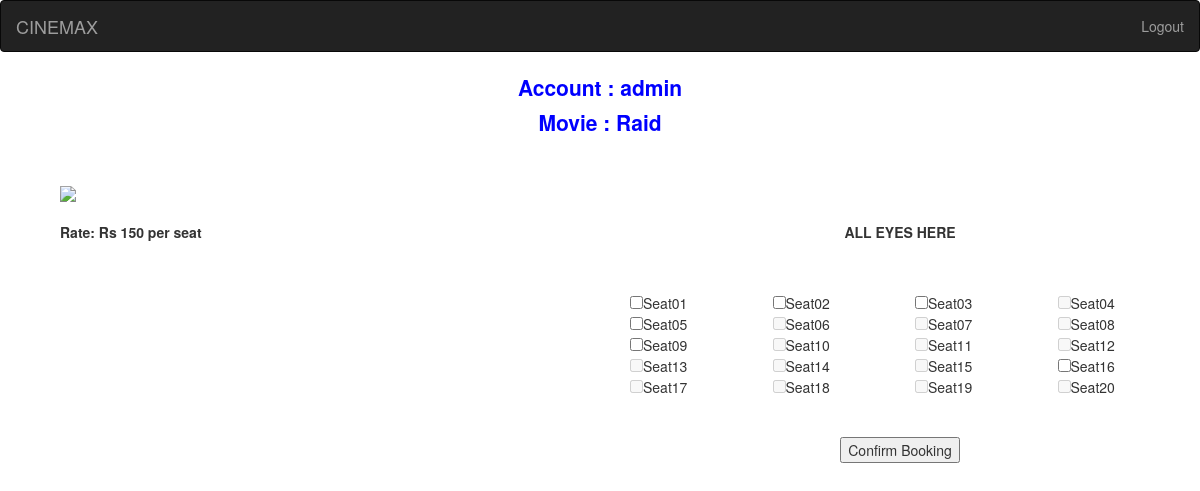
Before: /movies/8 (signed in) with the older database file.
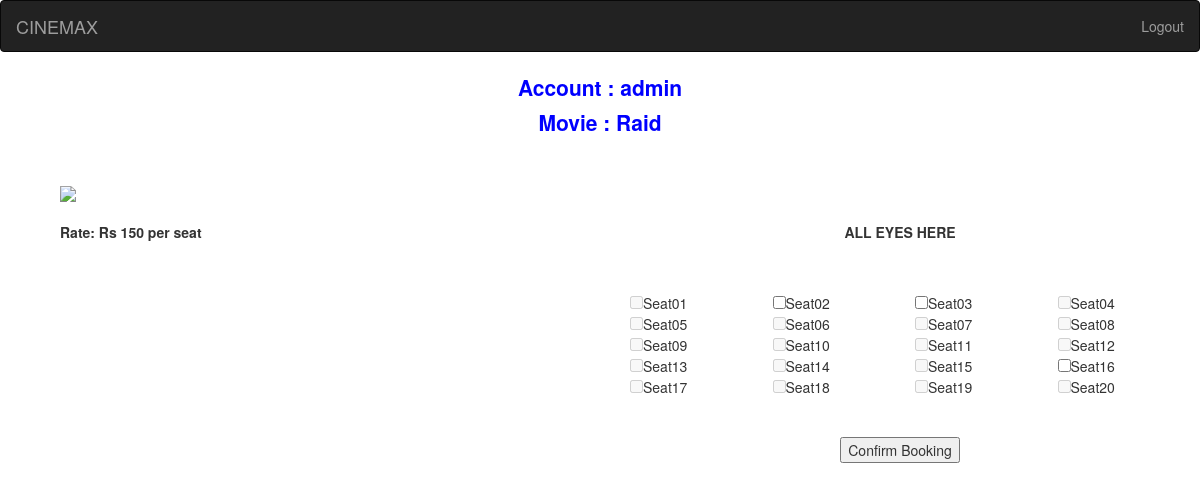
After: the same page with the newer database file.
### movies/models.py (models this page shows, shortened)
class Movie(models.Model):
    movieName = models.CharField(max_length=30)
    moviePoster = models.CharField(max_length=10000)
    def __str__(self):
        return self.movieName

class Seat(models.Model):
    movie = models.ForeignKey(Movie, on_delete=models.CASCADE)
    seatNo = models.CharField(max_length=6)
    reserved = models.BooleanField(default=False)

### movies/views.py (the view)
# urls.py: url(r'^(?P<smovie>[0-9]+)$', views.selected_movie, name='selected_Movie'),
def selected_movie(request, smovie):
    movie = get_object_or_404(Movie, pk=smovie)
    if request.user.is_authenticated:
        return render(request, 'movies/movieselected.html', {'movie': movie})
    else:
        raise Http404("Please Log In To Access the Site.")

### movies/templates/movies/movieselected.html (shortened to what this page needs)
{% extends 'layout.html' %}
{% block content %}
<div class="row" align="center" style="font-size: 150%">
    <label style="color:blue;text-align:center">
        Movie : {{ movie }}
    </label>
    <br>
</div>
<div class="container">
    <div class="col-sm-6"><br><br>
        <img src="{{ movie.moviePoster }}">
        <br><br>
        <p><strong>Rate: Rs 150 per seat</strong></p>
    </div>
    {% if movie.seat_set.all.count == 0 %}
    <div class="col-sm-6" style="text-alignment:center">
        <br><br><br><br>
        <p style="font-size: 30px;"><strong>COMING SOON !!</strong></p>
    </div>
    {% else %}
    <div class="col-sm-6">
        <div class="row" style="text-align:center">
            <br><br><br><br>
            <p><strong>ALL EYES HERE</strong></p>
        </div>
        <br><br>
        <form action="{% url 'movies:reserved_seats' movie.pk %}" method="post">
            <div class="row">
                {% for i in movie.seat_set.all %}
                <div class="col-sm-3">
                    {% if i.reserved %}
                    <input type="checkbox" name="reserved_seats" value="{{ i.pk }}" disabled>{{ i.seatNo }}
                    {% else %}
                    <input type="checkbox" name="reserved_seats" value="{{ i.pk }}">{{ i.seatNo }}
                    {% endif %}
                </div>
                {% endfor %}
            </div>
            <br><br>
            <div class="row" style="text-align:center">
                <input type="submit" value="Confirm Booking">
            </div>
        </form>
    </div>
    {% endif %}
</div>
{% endblock %}

### movies/templates/layout.html (shortened to what this page needs)
<!DOCTYPE html>
<html lang="en">
<head>
    <link rel="stylesheet" href="http://maxcdn.bootstrapcdn.com/bootstrap/3.3.4/css/bootstrap.min.css">
</head>
<body>
    <nav class="navbar navbar-inverse">
        <div class="container-fluid">
            <div class="navbar-header">
                <a href="#" class="navbar-brand" >CINEMAX</a>
            </div>
            <div>
                <ul class="nav navbar-nav navbar-right">
                    <li><a href="/home/logout">Logout</a></li>
                </ul>
            </div>
        </div>
    </nav>
    <div class="container">
        <div class="row" align="center" style="font-size: 150%">
            <label style="color:blue;text-align:center">
                Account : {{ user }}
            </label>
            <br>
        </div>
        {% block content %}
        {% endblock %}
    </div>
</body>
</html>

Changed rows visible on the page:
changed Seat "Seat01": reserved False → True (drawn)
changed Seat "Seat05": reserved False → True (drawn)
changed Seat "Seat09": reserved False → True (drawn)
